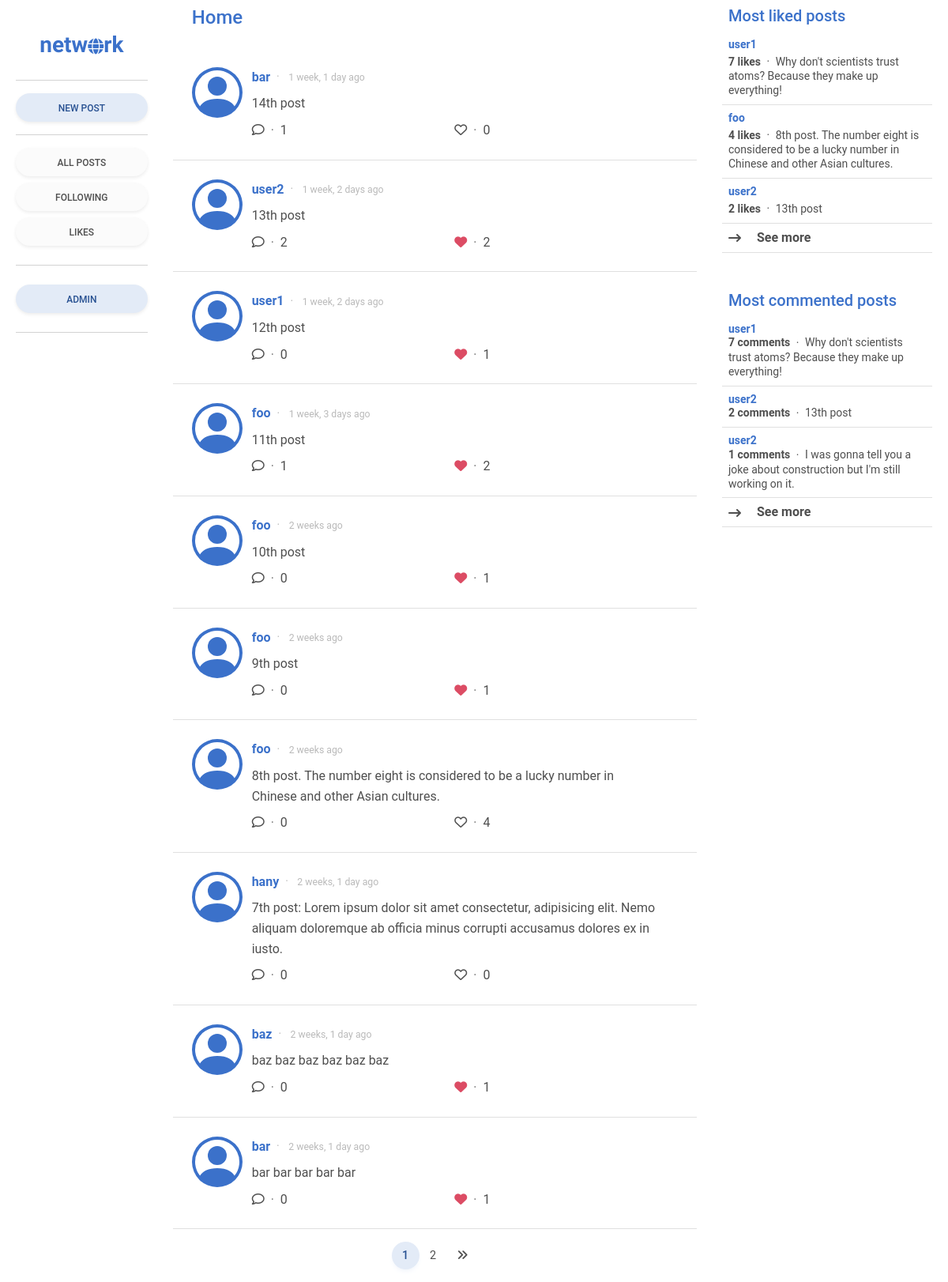
/ (signed in), run on an earlier commit of the app's database.
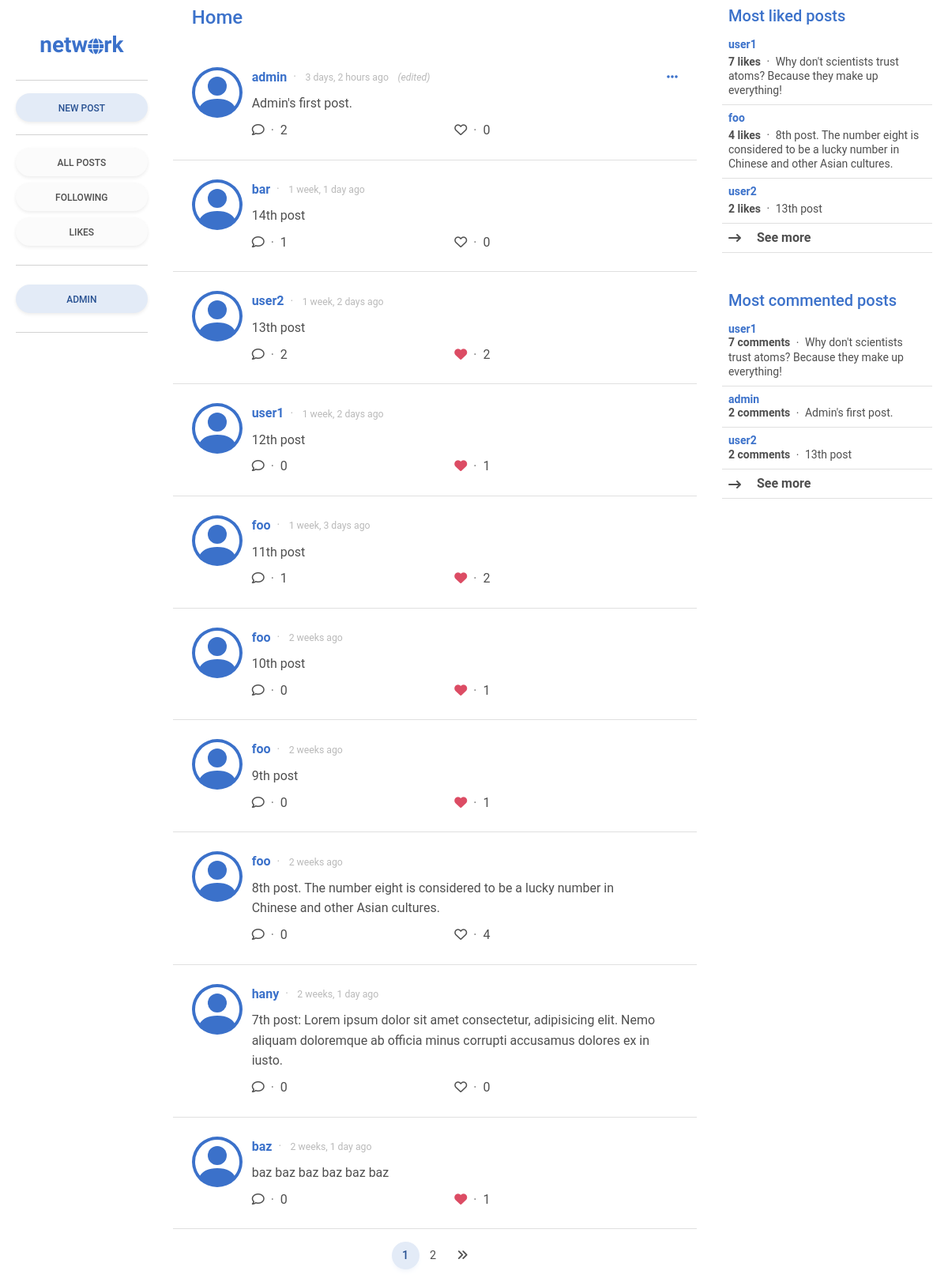
And on a later commit of the database.
### network/models.py (models this page shows, shortened)
class Post(models.Model):
    content = models.CharField(max_length=255)
    poster = models.ForeignKey(User, on_delete=models.CASCADE, related_name="posts")
    likers = models.ManyToManyField(User, blank=True, related_name="likes")
    date_posted = models.DateTimeField(auto_now_add=True)
    edited = models.BooleanField(default=False)
    def most_liked_posts():
        posts = Post.objects.annotate(likes_count=Count('likers'))
        return posts.order_by('-likes_count')
    def most_commented_posts():
        posts = Post.objects.annotate(comment_count=Count('comments'))
        return posts.order_by('-comment_count')
    class Meta:
        ordering = ["-date_posted"]

class User(AbstractUser):
    pass
    date_joined = models.DateTimeField(auto_now_add=True)
    following = models.ManyToManyField("self", blank=True, related_name="followers", symmetrical=False)
    def most_followed_users():
        users = User.objects.annotate(follower_count=Count('followers'))
        return users.order_by('-follower_count')

### network/views.py (the view)
# urls.py: path("", views.index, name="index"),
def index(request):
    most_followed_users = User.most_followed_users()
    most_liked_posts = Post.most_liked_posts()
    most_commented_posts = Post.most_commented_posts()
    posts = Post.objects.all()
    p = Paginator(posts, 10) # Will set to 10 posts later
    page_number = request.GET.get("page")
    page_posts = p.get_page(page_number)
    return render(request, "network/index.html", {
        "most_followed_users": most_followed_users,
        "most_liked_posts": most_liked_posts,
        "most_commented_posts": most_commented_posts,
        "posts": page_posts,
        "page_number": page_number,
    })

### network/templates/network/index.html
{% extends "network/layout.html" %}
{% block sidebar_left %}
    {% include "network/sidebar_left.html" %}
{% endblock %}
{% block main %}
    {% url 'index' as index %}
    {% url 'following' as following %}
    {% url 'likes' as likes %}
    {% if request.path == index %}
    {% include "network/posts.html" with posts=posts headline="Home" %}
    {% elif request.path == following %}
    {% include "network/posts.html" with posts=posts headline="Following" %}
    {% elif request.path == likes %}
    {% include "network/posts.html" with posts=posts headline="Likes" %}
    {% endif %}
    {% include "network/pagination.html" with posts=posts %}
{% endblock %}
{% block sidebar_right %}
    {% include "network/sidebar_right.html" %}
{% endblock %}

### network/templates/network/posts.html (shortened to what this page needs)
{% load humanize %}
{% if headline %}
<div class="h4 mb-0 pb-4 px-4 pt-2 sticky-top transparan text-primary">
    {{ headline }}
</div>
{% endif %}
{% if not posts %}
<div class="container p-0">
    <h5 class="text-center p-3">
        No posts yet.
    </h5>
</div>
{% else %}
{% for post in posts %}
<div class="container border-bottom post">
    <div class="row p-4">
        <div class="col-auto p-0">
            <a href="{% url 'profile' user=post.poster.username %}">
            </a>
        </div>
        <div class="col align-self-center">
            <a class="row" href="{% url 'post' id=post.id %}">
                <div class="d-flex justify-content-start">
                    <div class="text-primary fw-bold text-decoration-none align-middle">
                        {{ post.poster.username }}
                    </div>
                    <div class="small text-muted opacity-50 align-self-center">
                        <span class="mx-2 align-self-center">&#183;</span>
                        <span class="small align-self-center">{{ post.date_posted|naturaltime }}</span>
                        <span class="ms-2 small align-self-center fst-italic" id="editedStatus_{{ post.id }}">
                            {% if post.edited %}
                            (edited)
                            {% endif %}
                        </span>
                    </div>
                </div>
                <div class="my-2 text-body" id="og_{{post.id}}">{{ post.content }}</div>
            </a>
            <div class="row">
                <div class="row">
                    <div class="col">
                        <div role="button" data-mdb-toggle="modal" data-mdb-target="#comment_list_modal_{{ post.id }}">
                            <i class="fa-regular fa-comment"></i>
                            <span class="mx-1 text-muted">&#183;</span>
                            {% if post.comments.count %}
                            {{ post.comments.count }}
                            {% else %}
                            0
                            {% endif %}
                        </div>
                    </div>
                    <div class="col">
                        <i
                        {% if user.is_authenticated and user in post.likers.all %}
                        class="fa-solid fa-heart text-danger"
                        {% elif user.is_authenticated %}
                        class="fa-regular fa-heart"
                        {% else %}
                        class="fa-regular fa-heart" role="button" data-mdb-toggle="modal" data-mdb-target="#like_post_{{ post.id }}" {% endif %}>
                        </i>
                        <span class="mx-1 text-muted">&#183;</span>
                        <span role="button" data-mdb-toggle="modal" data-mdb-target="#likers_list_modal_{{ post.id }}">
                            {% if post.likers.count %}
                            {{ post.likers.count }}
                            {% else %}
                            0
                            {% endif %}
                        </span>
                    </div>
                </div>
            </div>
        </div>
        {% if user.is_authenticated %}
            <div
            {% if user == post.poster %}
                class="col-auto p-0 align-self-top"
            {% else %}
                class="col-auto p-0 align-self-top invisible"
            {% endif %}
            >
                <div class="dropdown">
                    <a href="#" role="button" id="edit_delete" data-mdb-toggle="dropdown" aria-expanded="false">
                        <i class="fa-solid fa-ellipsis"></i>
                    </a>
                </div>
            </div>
        {% endif %}
    </div>
</div>
{% endfor %}
{% endif %}

### network/templates/network/sidebar_right.html (shortened to what this page needs)
<div class="mb-5 lh-sm">
    <div class="h5 px-2 text-primary sticky-top transparan">Most liked posts</div>
    <div class="list-group list-group-light list-group-small">
        {% for post in most_liked_posts|slice:":3" %}
        <div class="post p-2 border-bottom small">
            <a href="{% url 'post' id=post.id %}" class="text-body text-decoration-none align-middle">
                <div class="text-primary fw-bold mb-1">{{ post.poster.username }}</div>
                <span class="fw-bold">{{ post.likers.count }} likes</span>
                <span class="mx-1 align-middle">&#183;</span>
                <span>{{post.content}}</span>
            </a>
        </div>
        {% endfor %}
        <div class="fw-bold post p-2 border-bottom" role="button" data-mdb-toggle="modal" data-mdb-target="#most_liked_posts">
            <i class="align-middle me-3 fa-solid fa-arrow-right-long"></i>
            See more
        </div>
    </div>
</div>
<div class="lh-sm">
    <div class="h5 px-2 text-primary">Most commented posts</div>
    <div class="list-group list-group-light list-group-small">
        {% for post in most_commented_posts|slice:":3" %}
        <div class="post p-2 border-bottom small">
            <a href="{% url 'post' id=post.id %}" class="text-body text-decoration-none align-middle">
                <div class="text-primary fw-bold">{{ post.poster.username }}</div>
                <span class="fw-bold">{{ post.comments.count }} comments</span>
                <span class="mx-1 align-middle">&#183;</span>
                {{ post.content }}
            </a>
        </div>
        {% endfor %}
        <div class="fw-bold post p-2 border-bottom" role="button" data-mdb-toggle="modal" data-mdb-target="#most_commented_posts">
            <i class="align-middle me-3 fa-solid fa-arrow-right-long"></i>
            See more
        </div>
    </div>
</div>

What changed in the data, as far as the page shows it:
no longer on this page (row unchanged): Post: poster.username "bar", date_posted "2 weeks, 1 day ago", content "bar bar bar bar bar", shows "0", likers.count "1"
no longer on this page (row unchanged): Post: poster.username "user2", comments.count "1", content "I was gonna tell you a joke about construction but I'm still working on it."
added Post: poster.username "admin", date_posted "3 days, 2 hours ago", edited "(edited)", content "Admin's first post.", comments.count "2", shows "0"
